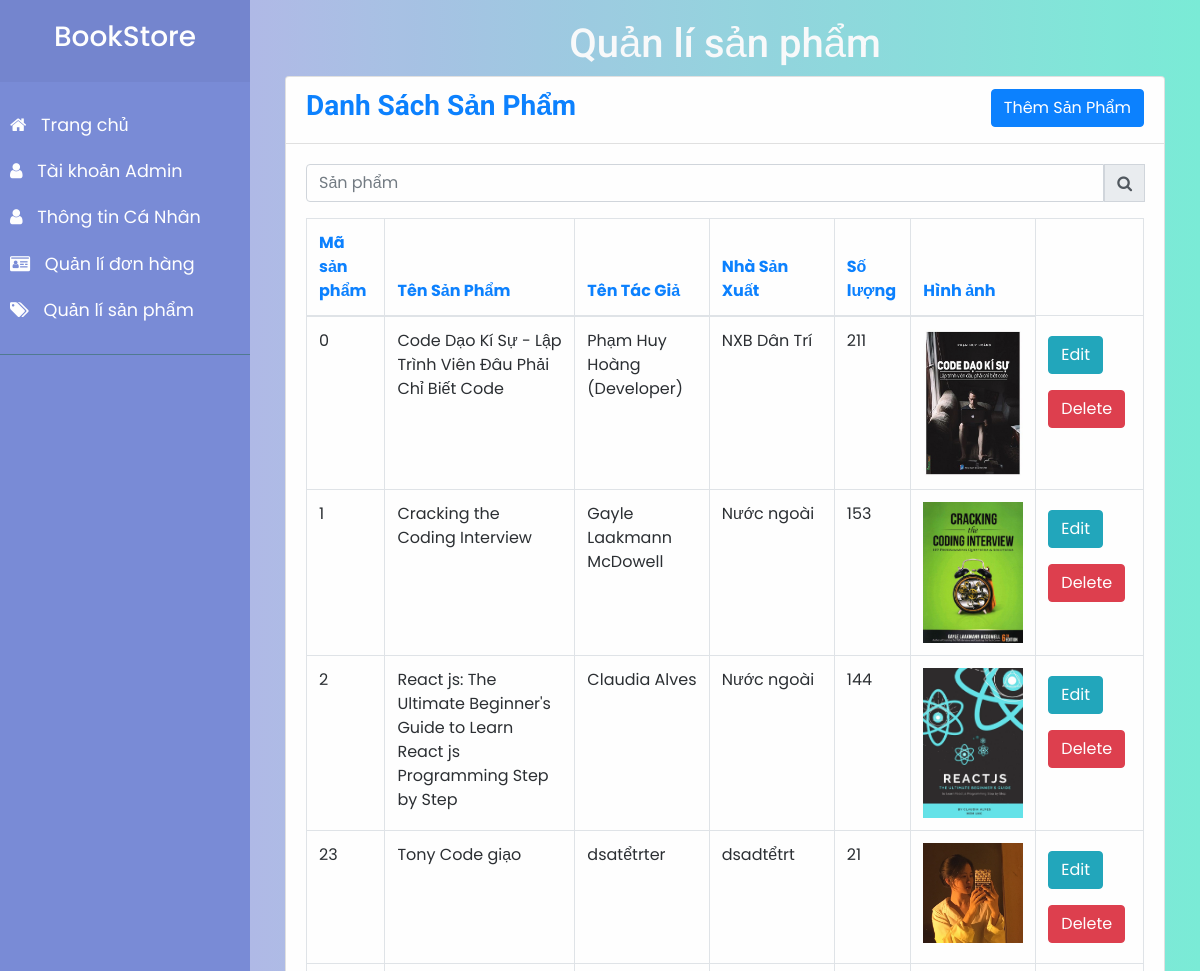
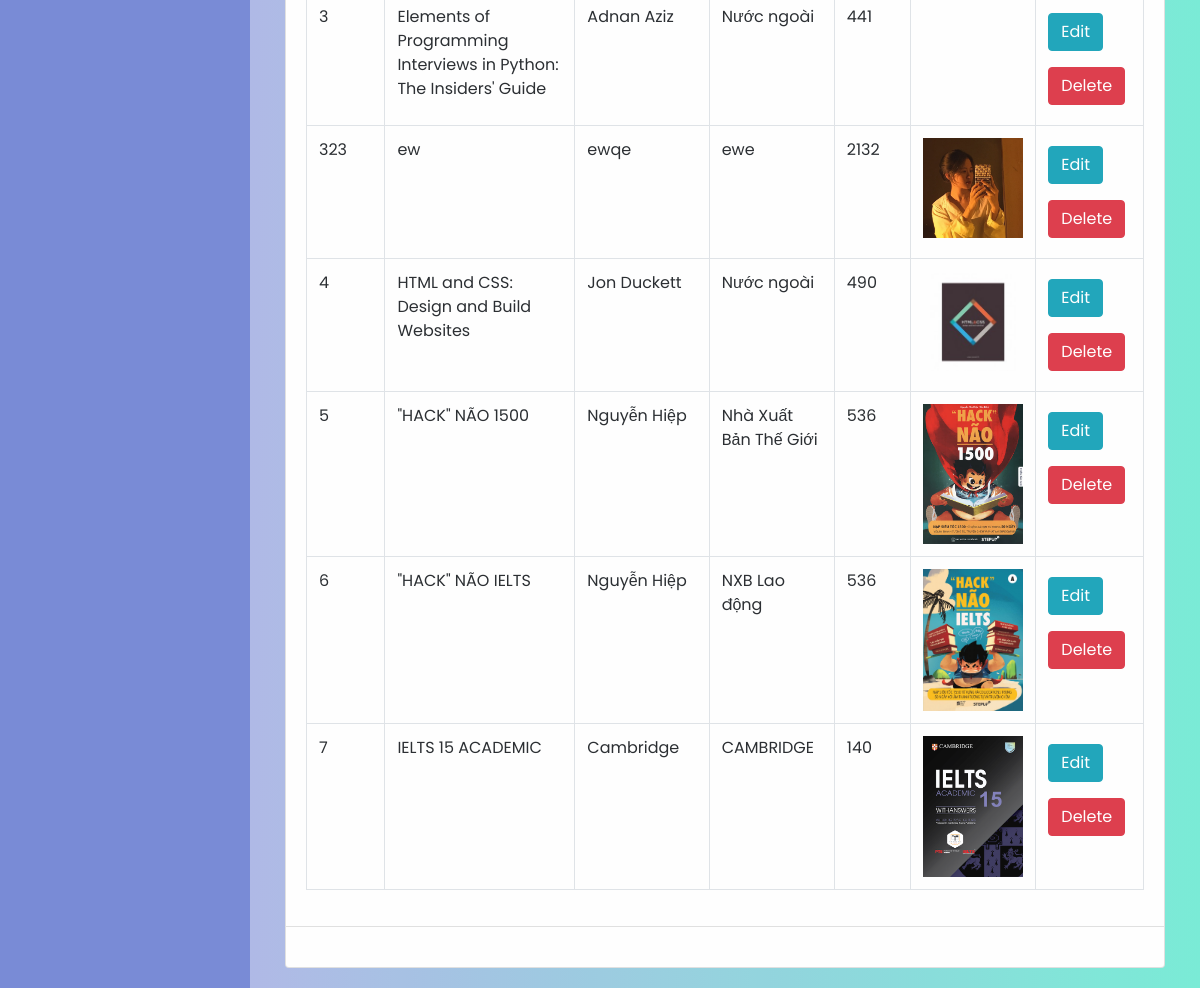
/Frontend/Admin/SanPhamAdmin.php, run on the app's committed database (2 pictures, top to bottom).
### tables this page shows
CREATE TABLE `sanpham` (
  `MaSP` varchar(255) NOT NULL,
  `TenSP` text NOT NULL,
  `TacGia` text NOT NULL,
  `NXB` text NOT NULL,
  `DonGia` float NOT NULL,
  `MoTa` text NOT NULL,
  `SoLuong` int(11) NOT NULL,
  `SoTrang` int(11) NOT NULL,
  `TrongLuong` text NOT NULL,
  `KichThuoc` text NOT NULL,
  `LoaiBia` text NOT NULL,
  `ImagePath` text NOT NULL
);

### Frontend/Admin/SanPhamAdmin.php (the view, shortened to what this page needs)
<!DOCTYPE html>
<html lang="en">
  <head>
    <link
      rel="stylesheet"
      href="https://cdnjs.cloudflare.com/ajax/libs/font-awesome/4.7.0/css/font-awesome.min.css"
    />
    <link rel="stylesheet" href="css/bootstrap.min.css" />
    <link rel="stylesheet" href="css/jquery-ui.min.css" />
    <link rel="stylesheet" href="css/modal.css" />
    <link rel="stylesheet" href="css/style4.css" />
    <link rel="stylesheet" type="text/css" href="css/main.css" />
  </head>
  <body>
    <div class="wrapper">
      <?php
        include("sidebar.php");
      ?>
      <div id="content">
        <h1 class="text-center text-title-Don text-light">Quản lí sản phẩm</h1>
        <div class="container-fluid">
          <div class="card">
            <div class="card-header myCardHeader">
              <div class="row">
                <div class="col-md-6">
                  <h3
                    class="
                      text-left text-primary text-title-Don
                      font-weight-bold
                    "
                  >
                    Danh Sách Sản Phẩm
                  </h3>
                </div>
                <div class="col-md-6 text-right">
                  <button
                    class="btn btn-primary"
                    id="btnThem"
                    data-toggle="modal"
                    data-target="#myModal"
                  >
                    Thêm Sản Phẩm
                  </button>
                </div>
              </div>
            </div>
            <div class="card-body">
              <div class="row mb-3">
                <div class="col">
                  <div class="input-group">
                    <input
                      type="text"
                      class="form-control"
                      placeholder="Sản phẩm"
                      id="searchName"
                    />
                    <div class="input-group-prepend">
                      <span class="input-group-text" id="btnTimNV"
                        ><i class="fa fa-search"></i
                      ></span>
                    </div>
                  </div>
                </div>
              </div>
              <table class="table table-bordered table-hover myTable">
                <thead class="text-primary">
                  <tr>
                    <th class="nowrap">
                      <span class="">Mã sản phẩm</span>
                    </th>
                    <th>Tên Sản Phẩm</th>
                    <th>Tên Tác Giả</th>
                    <th>Nhà Sản Xuất</th>
                    <th>Số lượng</th>
                    <th>Hình ảnh</th>
                  </tr>
                </thead>
                <tbody id="tableDonHang">
                  <?php
                      include('connect.php');
                      $lenh = "select * from sanpham";
                      $kq = mysqli_query($conn,$lenh);
                      while($row = mysqli_fetch_row($kq))
                      {
                        echo"
                        <tr key=$row[0] id='item'>
                            <td>$row[0]</td>
                            <td>$row[1]</td>
                            <td>$row[2]</td>
                            <td>$row[3]</td>
                            <td>$row[7]</td>
                            <td><img src=./images/$row[11] width='100px' alt=></td>
                            <td>
                            <a href='updatepro.php?edit=$row[0]'> <button class='my-2 btn btn-info' onclick='edit()'>Edit</button></a>
                              <a href='processPro.php?delete=$row[0]'><button class='my-2 btn btn-danger' onclick='xoa($row[1])' )'>Delete</button></a>
                            </td>
                        </tr>
                        ";
                      };
                  ?>
                </tbody>
              </table>
            </div>
            <div class="card-footer myCardFooter">
            </div>
          </div>
        </div>
      </div>
    </div>
  </body>
</html>

### Frontend/Admin/css/modal.css (style rules this page uses)
* { padding: 0; margin: 0; box-sizing: border-box; }
body { background-image: linear-gradient(-225deg, #e3fdf5 0%, #ffe6fa 100%); background-image: linear-gradient(to top, #a8edea 0%, #fed6e3 100%); background-attachment: fixed; background-repeat: no-repeat; font-family: "Vibur", cursive; font-family: "Abel", sans-serif; opacity: 0.95; }

### Frontend/Admin/css/style4.css (style rules this page uses)
body { font-family: "Poppins", sans-serif; background: #fafafa; }
a, a:hover, a:focus { color: inherit; text-decoration: none; transition: all 0.3s; }
i, span { display: inline-block; }
.wrapper { display: flex; align-items: stretch; }
#content { padding: 20px; min-height: 100vh; transition: all 0.3s; }

### Frontend/Admin/css/main.css (style rules this page uses)
.text-title-Don { font-family: "Roboto", sans-serif; }
#content { width: 100%; background: #74ebd5; background: -webkit-linear-gradient( to right, #acb6e5, #74ebd5 ); background: linear-gradient( to right, #acb6e5, #74ebd5 ); }
.myCardHeader, .myCardFooter { background-color: transparent; }

### data on the page
sanpham: MaSP "0", TenSP "Code Dạo Kí Sự - Lập Trình Viên Đâu Phải Chỉ Biết Code", TacGia "Phạm Huy Hoàng (Developer)", NXB "NXB Dân Trí", SoTrang "211", ImagePath (picture)
sanpham: MaSP "1", TenSP "Cracking the Coding Interview", TacGia "Gayle Laakmann McDowell", NXB "Nước ngoài", SoTrang "153", ImagePath (picture)
sanpham: MaSP "2", TenSP "React js: The Ultimate Beginner's Guide to Learn React js Programming Step by Step", TacGia "Claudia Alves", NXB "Nước ngoài", SoTrang "144", ImagePath (picture)
sanpham: MaSP "23", TenSP "Tony Code giạo", TacGia "dsatểtrter", NXB "dsadtểtrt", SoTrang "21", ImagePath (picture)
sanpham: MaSP "3", TenSP "Elements of Programming Interviews in Python: The Insiders' Guide", TacGia "Adnan Aziz", NXB "Nước ngoài", SoTrang "441"
sanpham: MaSP "323", TenSP "ew", TacGia "ewqe", NXB "ewe", SoTrang "2132", ImagePath (picture)
sanpham: MaSP "4", TenSP "HTML and CSS: Design and Build Websites", TacGia "Jon Duckett", NXB "Nước ngoài", SoTrang "490", ImagePath (picture)
sanpham: MaSP "5", TenSP "\"HACK\" NÃO 1500", TacGia "Nguyễn Hiệp", NXB "Nhà Xuất Bản Thế Giới", SoTrang "536", ImagePath (picture)
sanpham: MaSP "6", TenSP "\"HACK\" NÃO IELTS", TacGia "Nguyễn Hiệp", NXB "NXB Lao động", SoTrang "536", ImagePath (picture)
sanpham: MaSP "7", TenSP "IELTS 15 ACADEMIC", TacGia "Cambridge", NXB "CAMBRIDGE", SoTrang "140", ImagePath (picture)
